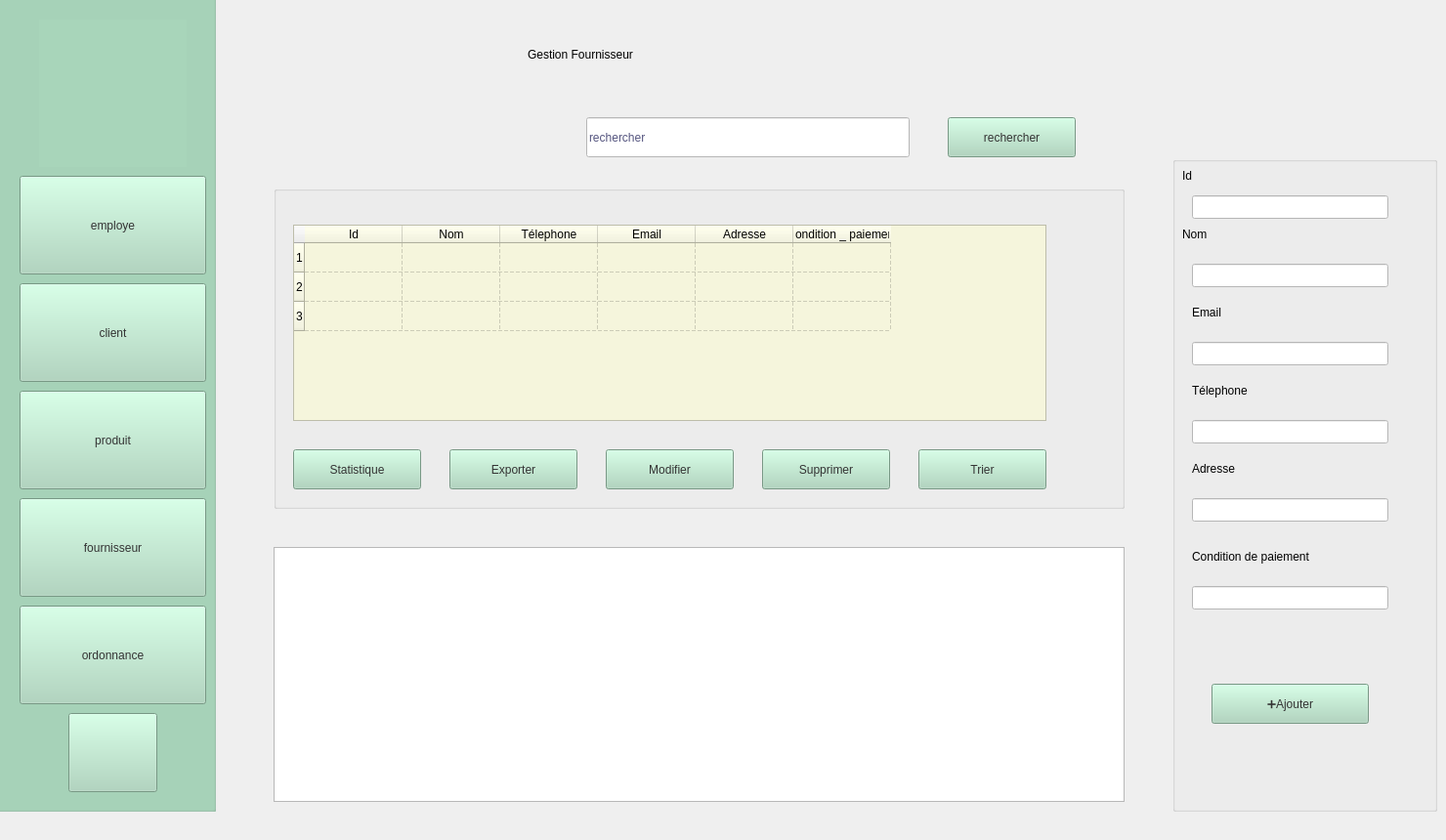
    <widget class="QWidget" name="fournisseur">
     <widget class="QLabel" name="label_36">
      <property name="geometry">
       <rect>
        <x>540</x>
        <y>30</y>
        <width>541</width>
        <height>51</height>
       </rect>
      </property>
      <property name="styleSheet">
       <string notr="true">color: rgb(0, 0, 0);
font: 28pt &quot;Segoe UI&quot;;</string>
      </property>
      <property name="text">
       <string>Gestion Fournisseur</string>
      </property>
     </widget>
     <widget class="QGroupBox" name="menu_4">
      <property name="geometry">
       <rect>
        <x>-10</x>
        <y>-20</y>
        <width>231</width>
        <height>851</height>
       </rect>
      </property>
      <property name="styleSheet">
       <string notr="true">background-color: rgb(168, 213, 186);</string>
      </property>
      <property name="title">
       <string/>
      </property>
      <widget class="QPushButton" name="bem_5">
       <property name="geometry">
        <rect>
         <x>30</x>
         <y>200</y>
         <width>191</width>
         <height>101</height>
        </rect>
       </property>
       <property name="styleSheet">
        <string notr="true">background-color: rgb(168, 213, 186);
border-color: rgb(0, 0, 0);
color: rgb(51, 51, 51);
font: 18pt &quot;Segoe UI&quot;;</string>
       </property>
       <property name="text">
        <string>employe</string>
       </property>
      </widget>
      <widget class="QPushButton" name="bc_5">
       <property name="geometry">
        <rect>
         <x>30</x>
         <y>310</y>
         <width>191</width>
         <height>101</height>
        </rect>
       </property>
       <property name="styleSheet">
        <string notr="true">background-color: rgb(168, 213, 186);
color: rgb(51, 51, 51);
font: 18pt &quot;Segoe UI&quot;;
</string>
       </property>
       <property name="text">
        <string>client</string>
       </property>
      </widget>
      <widget class="QPushButton" name="bo_5">
       <property name="geometry">
        <rect>
         <x>30</x>
         <y>640</y>
         <width>191</width>
         <height>101</height>
        </rect>
       </property>
       <property name="styleSheet">
        <string notr="true">background-color: rgb(168, 213, 186);
color: rgb(51, 51, 51);
font: 18pt &quot;Segoe UI&quot;;</string>
       </property>
       <property name="text">
        <string>ordonnance</string>
       </property>
      </widget>
      <widget class="QLabel" name="logo_f">
       <property name="geometry">
        <rect>
         <x>50</x>
         <y>40</y>
         <width>151</width>
         <height>151</height>
        </rect>
       </property>
       <property name="styleSheet">
        <string notr="true">background-image: url(:/logo1.png);</string>
       </property>
       <property name="text">
        <string/>
       </property>
      </widget>
      <widget class="QPushButton" name="bp_5">
       <property name="geometry">
        <rect>
         <x>30</x>
         <y>420</y>
         <width>191</width>
         <height>101</height>
        </rect>
       </property>
       <property name="styleSheet">
        <string notr="true">background-color: rgb(168, 213, 186);
color: rgb(51, 51, 51);
font: 18pt &quot;Segoe UI&quot;;
</string>
       </property>
       <property name="text">
        <string>produit</string>
       </property>
      </widget>
      <widget class="QPushButton" name="bf_5">
       <property name="geometry">
        <rect>
         <x>30</x>
         <y>530</y>
         <width>191</width>
         <height>101</height>
        </rect>
       </property>
       <property name="styleSheet">
        <string notr="true">background-color: rgb(168, 213, 186);
color: rgb(51, 51, 51);
font: 18pt &quot;Segoe UI&quot;;
</string>
       </property>
       <property name="text">
        <string>fournisseur</string>
       </property>
      </widget>
      <widget class="QPushButton" name="bquitter_3">
       <property name="geometry">
        <rect>
         <x>80</x>
         <y>750</y>
         <width>91</width>
         <height>81</height>
        </rect>
       </property>
       <property name="styleSheet">
        <string notr="true">background-color: rgb(168, 213, 186);
background-image: url(:/pngegg (1) (1) (1).png);
color: rgb(51, 51, 51);</string>
       </property>
       <property name="text">
        <string/>
       </property>
      </widget>
     </widget>
     <widget class="QGroupBox" name="groupBox_8">
      <property name="geometry">
       <rect>
        <x>280</x>
        <y>190</y>
        <width>871</width>
        <height>331</height>
       </rect>
      </property>
      <property name="styleSheet">
       <string notr="true">
color: rgb(0, 0, 0);</string>
      </property>
      <property name="title">
       <string/>
      </property>
      <widget class="QPushButton" name="bexporter_f">
       <property name="geometry">
        <rect>
         <x>180</x>
         <y>270</y>
         <width>131</width>
         <height>41</height>
        </rect>
       </property>
       <property name="styleSheet">
        <string notr="true">background-color: rgb(168, 213, 186);
font: 14pt &quot;Segoe UI&quot;;
color: rgb(51, 51, 51);</string>
       </property>
       <property name="text">
        <string>Exporter</string>
       </property>
      </widget>
      <widget class="QPushButton" name="bmodifier_f">
       <property name="geometry">
        <rect>
         <x>340</x>
         <y>270</y>
         <width>131</width>
         <height>41</height>
        </rect>
       </property>
       <property name="styleSheet">
        <string notr="true">background-color: rgb(168, 213, 186);
font: 14pt &quot;Segoe UI&quot;;
color: rgb(51, 51, 51);</string>
       </property>
       <property name="text">
        <string>Modifier</string>
       </property>
      </widget>
      <widget class="QPushButton" name="bsupprimer_f">
       <property name="geometry">
        <rect>
         <x>500</x>
         <y>270</y>
         <width>131</width>
         <height>41</height>
        </rect>
       </property>
       <property name="styleSheet">
        <string notr="true">background-color: rgb(168, 213, 186);
font: 14pt &quot;Segoe UI&quot;;
color: rgb(51, 51, 51);</string>
       </property>
       <property name="text">
        <string>Supprimer</string>
       </property>
      </widget>
      <widget class="QTableWidget" name="tableWidget_4">
       <property name="geometry">
        <rect>
         <x>20</x>
         <y>40</y>
         <width>771</width>
         <height>201</height>
        </rect>
       </property>
       <property name="acceptDrops">
        <bool>false</bool>
       </property>
       <property name="styleSheet">
        <string notr="true">background-color: rgb(245, 245, 220);
font: 12pt &quot;Segoe UI&quot;;
color: rgb(0, 0, 0);</string>
       </property>
       <property name="gridStyle">
        <enum>Qt::PenStyle::DashLine</enum>
       </property>
       <property name="cornerButtonEnabled">
        <bool>true</bool>
       </property>
       <property name="rowCount">
        <number>3</number>
       </property>
       <row/>
       <row/>
       <row/>
       <column>
        <property name="text">
         <string>Id</string>
        </property>
       </column>
       <column>
        <property name="text">
         <string>Nom</string>
        </property>
       </column>
       <column>
        <property name="text">
         <string>Télephone</string>
        </property>
       </column>
       <column>
        <property name="text">
         <string>Email</string>
        </property>
       </column>
       <column>
        <property name="text">
         <string>Adresse</string>
        </property>
       </column>
       <column>
        <property name="text">
         <string>Condition _ paiement</string>
        </property>
       </column>
      </widget>
      <widget class="QPushButton" name="bstatistique_f">
       <property name="geometry">
        <rect>
         <x>20</x>
         <y>270</y>
         <width>131</width>
         <height>41</height>
        </rect>
       </property>
       <property name="styleSheet">
        <string notr="true">background-color: rgb(168, 213, 186);
font: 14pt &quot;Segoe UI&quot;;
color: rgb(51, 51, 51);</string>
       </property>
       <property name="text">
        <string>Statistique</string>
       </property>
      </widget>
      <widget class="QPushButton" name="btrier_f">
       <property name="geometry">
        <rect>
         <x>660</x>
         <y>270</y>
         <width>131</width>
         <height>41</height>
        </rect>
       </property>
       <property name="styleSheet">
        <string notr="true">background-color: rgb(168, 213, 186);
font: 14pt &quot;Segoe UI&quot;;
color: rgb(51, 51, 51);</string>
       </property>
       <property name="text">
        <string>Trier</string>
       </property>
      </widget>
     </widget>
     <widget class="QLineEdit" name="lineEdit_8">
      <property name="geometry">
       <rect>
        <x>600</x>
        <y>120</y>
        <width>331</width>
        <height>41</height>
       </rect>
      </property>
      <property name="styleSheet">
       <string notr="true">background-color: rgb(255, 255, 255);
color: rgb(85, 85, 127);
</string>
      </property>
      <property name="text">
       <string>rechercher</string>
      </property>
     </widget>
     <widget class="QGroupBox" name="groupBox_7">
      <property name="geometry">
       <rect>
        <x>1200</x>
        <y>160</y>
        <width>271</width>
        <height>671</height>
       </rect>
      </property>
      <property name="styleSheet">
       <string notr="true">color: rgb(0, 0, 0);
</string>
      </property>
      <property name="title">
       <string/>
      </property>
      <widget class="QLabel" name="label_44">
       <property name="geometry">
        <rect>
         <x>10</x>
         <y>10</y>
         <width>63</width>
         <height>20</height>
        </rect>
       </property>
       <property name="text">
        <string>Id</string>
       </property>
      </widget>
      <widget class="QLabel" name="label_45">
       <property name="geometry">
        <rect>
         <x>10</x>
         <y>70</y>
         <width>63</width>
         <height>20</height>
        </rect>
       </property>
       <property name="text">
        <string>Nom</string>
       </property>
      </widget>
      <widget class="QLabel" name="label_46">
       <property name="geometry">
        <rect>
         <x>20</x>
         <y>150</y>
         <width>63</width>
         <height>20</height>
        </rect>
       </property>
       <property name="text">
        <string>Email</string>
       </property>
      </widget>
      <widget class="QLabel" name="label_47">
       <property name="geometry">
        <rect>
         <x>20</x>
         <y>230</y>
         <width>91</width>
         <height>20</height>
        </rect>
       </property>
       <property name="text">
        <string>Télephone</string>
       </property>
      </widget>
      <widget class="QLabel" name="label_48">
       <property name="geometry">
        <rect>
         <x>20</x>
         <y>310</y>
         <width>63</width>
         <height>20</height>
        </rect>
       </property>
       <property name="text">
        <string>Adresse</string>
       </property>
      </widget>
      <widget class="QPushButton" name="bajouter_f">
       <property name="geometry">
        <rect>
         <x>40</x>
         <y>540</y>
         <width>161</width>
         <height>41</height>
        </rect>
       </property>
       <property name="styleSheet">
        <string notr="true">background-color: rgb(168, 213, 186);
font: 14pt &quot;Segoe UI&quot;;
color: rgb(51, 51, 51);</string>
       </property>
       <property name="text">
        <string>➕Ajouter</string>
       </property>
      </widget>
      <widget class="QLineEdit" name="id_le">
       <property name="geometry">
        <rect>
         <x>20</x>
         <y>40</y>
         <width>201</width>
         <height>24</height>
        </rect>
       </property>
       <property name="styleSheet">
        <string notr="true">background-color: rgb(255, 255, 255);
</string>
       </property>
      </widget>
      <widget class="QLineEdit" name="nom_le">
       <property name="geometry">
        <rect>
         <x>20</x>
         <y>110</y>
         <width>201</width>
         <height>24</height>
        </rect>
       </property>
       <property name="styleSheet">
        <string notr="true">background-color: rgb(255, 255, 255);</string>
       </property>
      </widget>
      <widget class="QLineEdit" name="email_le">
       <property name="geometry">
        <rect>
         <x>20</x>
         <y>190</y>
         <width>201</width>
         <height>24</height>
        </rect>
       </property>
       <property name="styleSheet">
        <string notr="true">background-color: rgb(255, 255, 255);</string>
       </property>
      </widget>
      <widget class="QLineEdit" name="telephone_le">
       <property name="geometry">
        <rect>
         <x>20</x>
         <y>270</y>
         <width>201</width>
         <height>24</height>
        </rect>
       </property>
       <property name="styleSheet">
        <string notr="true">background-color: rgb(255, 255, 255);</string>
       </property>
      </widget>
      <widget class="QLineEdit" name="adresse_le">
       <property name="geometry">
        <rect>
         <x>20</x>
         <y>350</y>
         <width>201</width>
         <height>24</height>
        </rect>
       </property>
       <property name="styleSheet">
        <string notr="true">background-color: rgb(255, 255, 255);</string>
       </property>
      </widget>
      <widget class="QLabel" name="label_50">
       <property name="geometry">
        <rect>
         <x>20</x>
         <y>400</y>
         <width>201</width>
         <height>20</height>
        </rect>
       </property>
       <property name="text">
        <string>Condition de paiement</string>
       </property>
      </widget>
      <widget class="QLineEdit" name="cp_le">
       <property name="geometry">
        <rect>
         <x>20</x>
         <y>440</y>
         <width>201</width>
         <height>24</height>
        </rect>
       </property>
       <property name="styleSheet">
        <string notr="true">background-color: rgb(255, 255, 255);</string>
       </property>
      </widget>
     </widget>
     <widget class="QPushButton" name="brechercher_f">
      <property name="geometry">
       <rect>
        <x>970</x>
        <y>120</y>
        <width>131</width>
        <height>41</height>
       </rect>
      </property>
      <property name="styleSheet">
       <string notr="true">background-color: rgb(168, 213, 186);
font: 14pt &quot;Segoe UI&quot;;
color: rgb(51, 51, 51);</string>
      </property>
      <property name="text">
       <string>rechercher</string>
      </property>
     </widget>
     <widget class="QTableView" name="tableView">
      <property name="geometry">
       <rect>
        <x>280</x>
        <y>560</y>
        <width>871</width>
        <height>261</height>
       </rect>
      </property>
     </widget>
    </widget>
